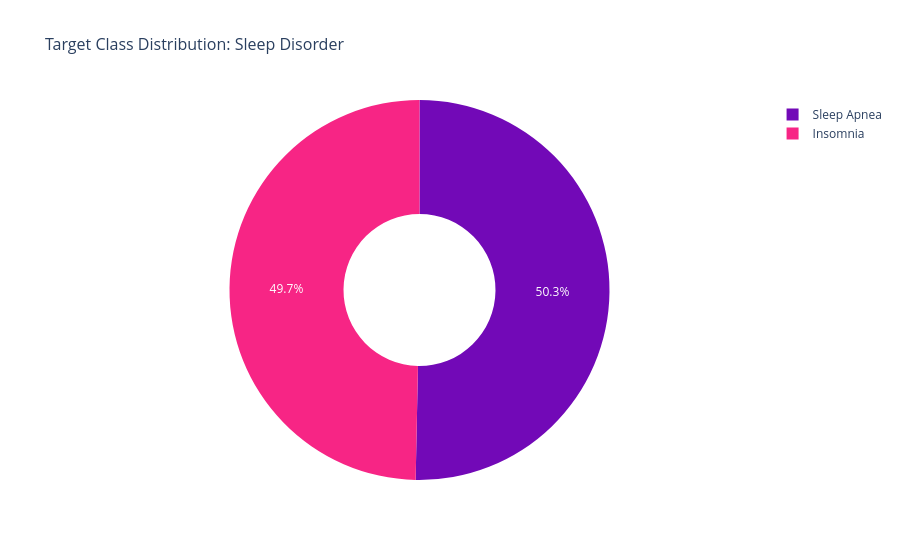

Write notebook code for a chart like this one.
### Markdown cell above
<div id="section-3" style="background:#4361ee;color:white;padding:12px 20px;border-radius:8px"><h2>Section 3 — Exploratory Data Analysis</h2></div>

### Code cell
%%time
# 3.1 - Target distribution
fig = go.Figure(data=[go.Pie(labels=df['Sleep Disorder'].value_counts().index,
                             values=df['Sleep Disorder'].value_counts().values,
                             hole=.4,
                             marker=dict(colors=[TARGET_COLORS.get(label, '#333') for label in df['Sleep Disorder'].value_counts().index]))])
fig.update_layout(title_text='Target Class Distribution: Sleep Disorder', template='plotly_white', title_font_size=16)
fig.show()

### Figure 1 — Plotly figure (JSON) as saved in the notebook; plotly's stock layout.template omitted (floating-point values rounded to 4 significant figures)
{"data": [{"hole": 0.4, "labels": ["Sleep Apnea", "Insomnia"], "marker": {"colors": ["#7209b7", "#f72585"]}, "type": "pie", "values": [78, 77]}], "layout": {"title": {"font": {"size": 16}, "text": "Target Class Distribution: Sleep Disorder"}}}
